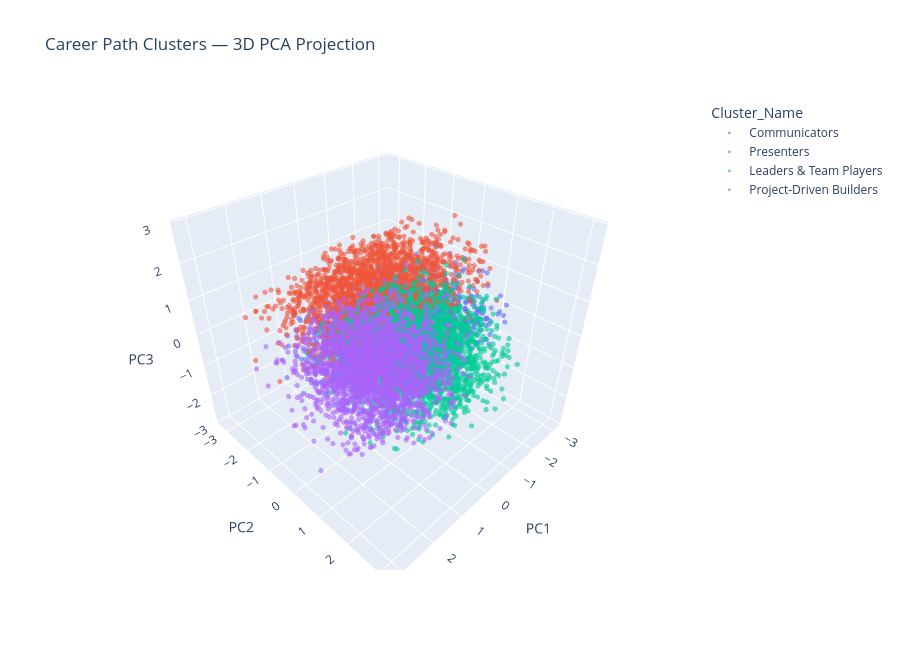

Notebook code for this chart:
### Markdown cell above
## 10. 3D Scatter

### Code cell
import plotly.express as px

pca_viz3 = PCA(n_components=3, random_state=42)
X_3d = pca_viz3.fit_transform(X_scaled)

df['PC1'] = X_3d[:, 0]
df['PC2'] = X_3d[:, 1]
df['PC3'] = X_3d[:, 2]

fig = px.scatter_3d(
    df, x='PC1', y='PC2', z='PC3',
    color='Cluster_Name',
    title='Career Path Clusters — 3D PCA Projection',
    opacity=0.6,
    height=650
)
fig.update_traces(marker=dict(size=3))
fig.show()

### Figure 1 — Plotly figure (JSON) as saved in the notebook; plotly's stock layout.template omitted (floating-point values rounded to 4 significant figures; data arrays with more than 128 entries replaced by an {"elided": "..."} marker saying what was removed)
{"data": [{"hovertemplate": "Cluster_Name=Communicators<br>PC1=%{x}<br>PC2=%{y}<br>PC3=%{z}<extra></extra>", "legendgroup": "Communicators", "marker": {"color": "#636efa", "opacity": 0.6, "size": 3, "symbol": "circle"}, "mode": "markers", "name": "Communicators", "scene": "scene", "showlegend": true, "type": "scatter3d", "x": {"elided": "2192 float values"}, "y": {"elided": "2192 float values"}, "z": {"elided": "2192 float values"}}, {"hovertemplate": "Cluster_Name=Presenters<br>PC1=%{x}<br>PC2=%{y}<br>PC3=%{z}<extra></extra>", "legendgroup": "Presenters", "marker": {"color": "#EF553B", "opacity": 0.6, "size": 3, "symbol": "circle"}, "mode": "markers", "name": "Presenters", "scene": "scene", "showlegend": true, "type": "scatter3d", "x": {"elided": "2220 float values"}, "y": {"elided": "2220 float values"}, "z": {"elided": "2220 float values"}}, {"hovertemplate": "Cluster_Name=Leaders & Team Players<br>PC1=%{x}<br>PC2=%{y}<br>PC3=%{z}<extra></extra>", "legendgroup": "Leaders & Team Players", "marker": {"color": "#00cc96", "opacity": 0.6, "size": 3, "symbol": "circle"}, "mode": "markers", "name": "Leaders & Team Players", "scene": "scene", "showlegend": true, "type": "scatter3d", "x": {"elided": "2310 float values"}, "y": {"elided": "2310 float values"}, "z": {"elided": "2310 float values"}}, {"hovertemplate": "Cluster_Name=Project-Driven Builders<br>PC1=%{x}<br>PC2=%{y}<br>PC3=%{z}<extra></extra>", "legendgroup": "Project-Driven Builders", "marker": {"color": "#ab63fa", "opacity": 0.6, "size": 3, "symbol": "circle"}, "mode": "markers", "name": "Project-Driven Builders", "scene": "scene", "showlegend": true, "type": "scatter3d", "x": {"elided": "2278 float values"}, "y": {"elided": "2278 float values"}, "z": {"elided": "2278 float values"}}], "layout": {"height": 650, "legend": {"title": {"text": "Cluster_Name"}, "tracegroupgap": 0}, "scene": {"domain": {"x": [0, 1], "y": [0, 1]}, "xaxis": {"title": {"text": "PC1"}}, "yaxis": {"title": {"text": "PC2"}}, "zaxis": {"title": {"text": "PC3"}}}, "title": {"text": "Career Path Clusters — 3D PCA Projection"}}}
